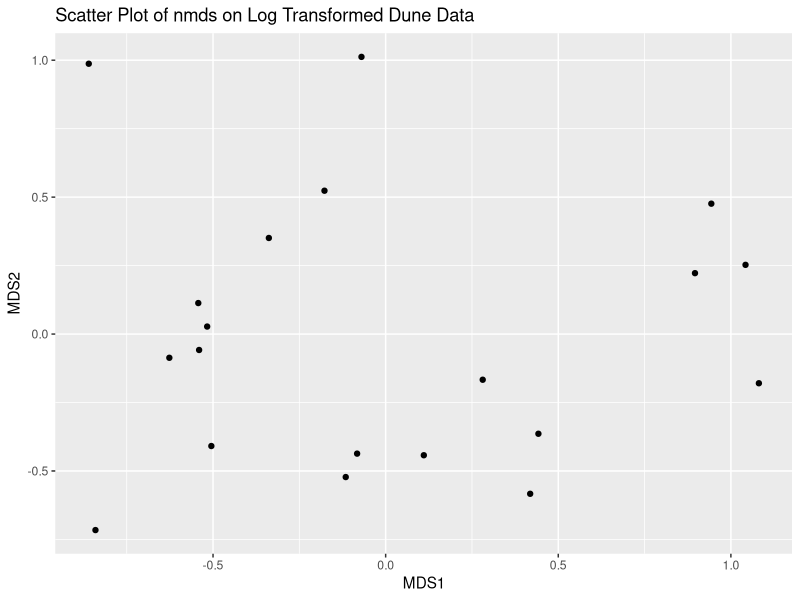
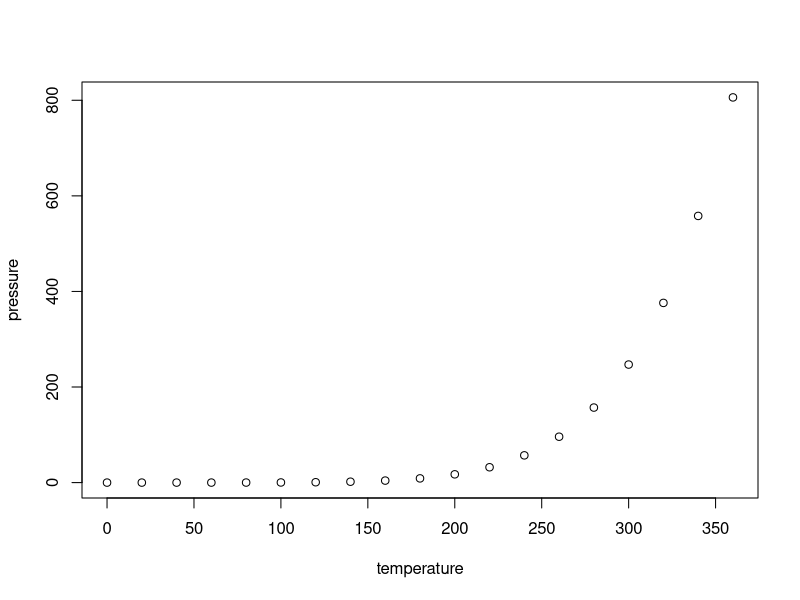

Generate these figures, in order, with R:
## ---- chunk 1
knitr::opts_chunk$set(echo = TRUE)
## ---- chunk 2
library("vegan")
library("ggplot2")
## ---- chunk 3
# The following code chunk loads the dune data from the vegan package and preforms a log transformation using the log1p function

data(dune)
dune2 <- dune
log_dune2 <- log1p(dune2)

## ---- chunk 4
# The following code chunk performs a nmds on dune2 and extract points from nmds 
meta_dune2 <- metaMDS(dune2)
dpoint <- meta_dune2$points
## ---- chunk 5
# The following code chunk creates a scatter plot using dpoint

# Transform dpoint into dataframe 
df_points <- as.data.frame(dpoint)

# Create scatter plot 
ggplot(df_points, aes(x=MDS1, y=MDS2)) + geom_point() + ggtitle("Scatter Plot of nmds on Log Transformed Dune Data")


## ---- chunk 6
plot(pressure)
